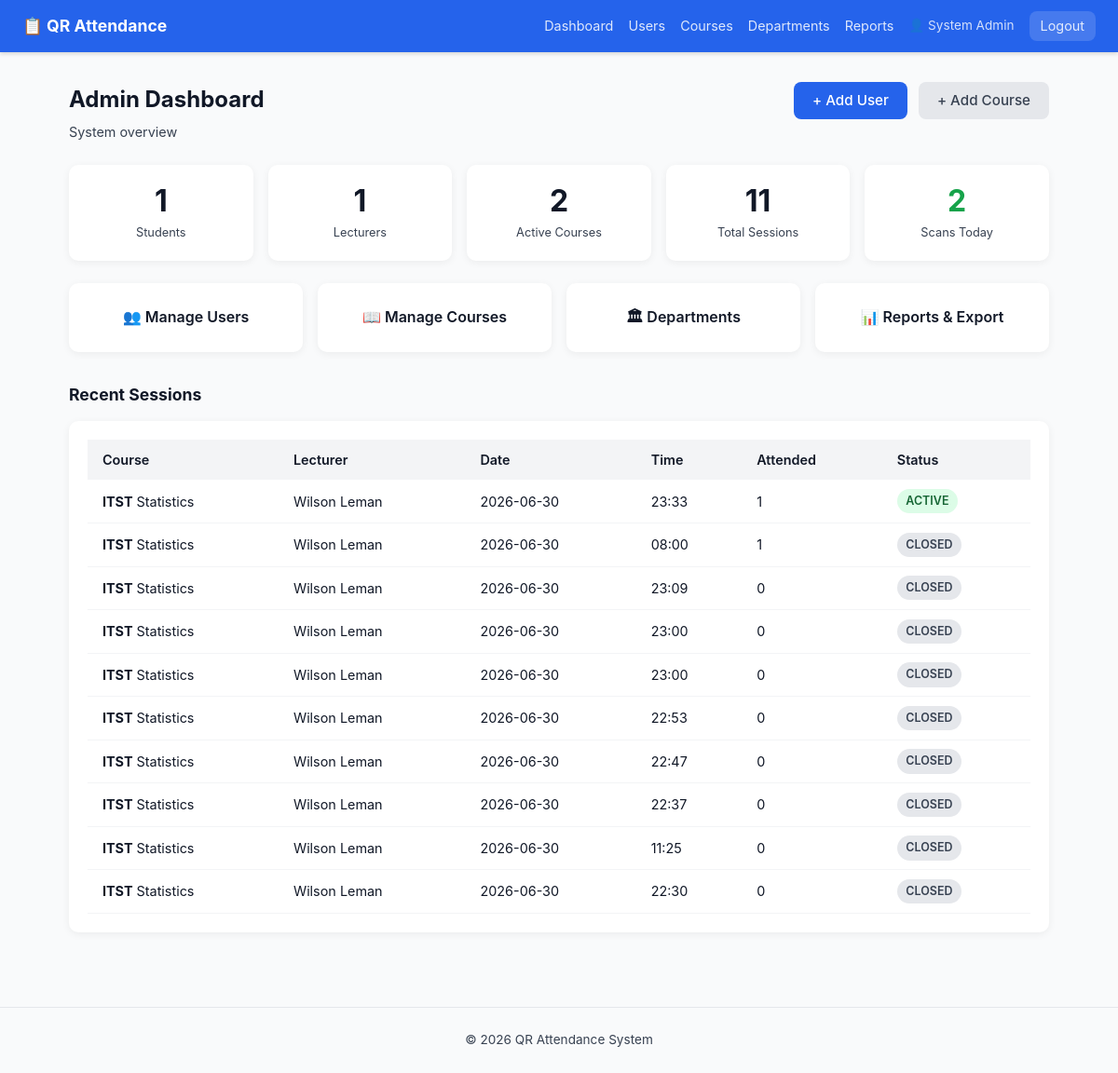
Screenshot of /admin/dashboard (signed in) with the database file from the repository.
### tables this page shows
CREATE TABLE `sessions` (
  `id` int(10) UNSIGNED NOT NULL,
  `course_id` int(10) UNSIGNED NOT NULL,
  `lecturer_id` int(10) UNSIGNED NOT NULL,
  `title` varchar(180) DEFAULT NULL,
  `session_date` date NOT NULL,
  `start_time` time NOT NULL,
  `end_time` time NOT NULL,
  `qr_token` varchar(64) NOT NULL,
  `qr_expires_at` timestamp NOT NULL DEFAULT '1999-12-31 22:00:00',
  `qr_image_path` varchar(255) DEFAULT NULL,
  `status` enum('pending','active','closed') NOT NULL DEFAULT 'pending',
  `created_at` timestamp NOT NULL DEFAULT current_timestamp()
);

CREATE TABLE `courses` (
  `id` int(10) UNSIGNED NOT NULL,
  `department_id` int(10) UNSIGNED DEFAULT NULL,
  `lecturer_id` int(10) UNSIGNED DEFAULT NULL,
  `code` varchar(30) NOT NULL,
  `name` varchar(180) NOT NULL,
  `description` text DEFAULT NULL,
  `credit_hours` tinyint(3) UNSIGNED DEFAULT 3,
  `semester` tinyint(3) UNSIGNED DEFAULT NULL,
  `academic_year` varchar(10) DEFAULT NULL,
  `is_active` tinyint(1) NOT NULL DEFAULT 1,
  `created_at` timestamp NOT NULL DEFAULT current_timestamp()
);

### app/core/Controller.php (called while the page is built, shortened)
<?php
class Controller
{
    public function __construct()
    {
        $this->db = Database::getInstance();
    }
    protected function view(string $view, array $data = []): void
    {
        extract($data, EXTR_SKIP);
        $file = APP_PATH . "/views/{$view}.php";
        require APP_PATH . '/views/layouts/header.php';
        require $file;
        require APP_PATH . '/views/layouts/footer.php';
    }
}

### app/controllers/AdminController.php (called while the page is built, shortened)
<?php
class AdminController extends Controller
{
    public function dashboard(): void
    {
        $stats = [
            'students'  => $this->db->scalar("SELECT COUNT(*) FROM students"),
            'lecturers' => $this->db->scalar("SELECT COUNT(*) FROM lecturers"),
            'courses'   => $this->db->scalar("SELECT COUNT(*) FROM courses WHERE is_active=1"),
            'sessions'  => $this->db->scalar("SELECT COUNT(*) FROM sessions"),
            'today'     => $this->db->scalar(
                "SELECT COUNT(*) FROM attendance WHERE DATE(scanned_at) = CURDATE()"
            ),
        ];
        $recentSessions = $this->db->all(
            "SELECT s.*, c.name AS course_name, c.code AS course_code,
                    u.name AS lecturer_name, COUNT(a.id) AS att_count
               FROM sessions s
               JOIN courses   c ON c.id = s.course_id
               JOIN lecturers l ON l.id = s.lecturer_id
               JOIN users     u ON u.id = l.user_id
               LEFT JOIN attendance a ON a.session_id = s.id
              GROUP BY s.id
              ORDER BY s.created_at DESC LIMIT 10"
        );
        $this->view('admin/dashboard', [
            'user'           => Auth::user(),
            'stats'          => $stats,
            'recentSessions' => $recentSessions,
            'flash'          => $this->getFlash(),
        ]);
    }
}

### public/index.php (called while the page is built, shortened)
<?php
require_once APP_PATH . '/core/Database.php';
require_once APP_PATH . '/core/Controller.php';
require_once APP_PATH . '/core/Router.php';
$router = new Router();
$router->get( '/',         'AuthController@showLogin');
$router->get( '/login',    'AuthController@showLogin');
$router->post('/login',    'AuthController@login');
$router->get( '/register', 'AuthController@showRegister');
$router->post('/register', 'AuthController@register');
$router->get( '/logout',   'AuthController@logout');
$router->get('/attend/:token', 'AttendanceController@scan');
$router->get( '/lecturer/dashboard',            'LecturerController@dashboard',         ['auth','role:lecturer']);
$router->get( '/lecturer/sessions',             'LecturerController@sessions',          ['auth','role:lecturer']);
$router->get( '/lecturer/sessions/create',      'LecturerController@createSessionForm', ['auth','role:lecturer']);
$router->post('/lecturer/sessions/create',      'LecturerController@createSession',     ['auth','role:lecturer']);
$router->post('/lecturer/sessions/:id/activate','LecturerController@activateSession', ['auth','role:lecturer']);
$router->get( '/lecturer/sessions/:id/scan',    'LecturerController@scanView',          ['auth','role:lecturer']);
$router->post('/lecturer/sessions/:id/activate','LecturerController@activateSession',   ['auth','role:lecturer']);
$router->post('/lecturer/sessions/:id/close',   'LecturerController@closeSession',      ['auth','role:lecturer']);
$router->get( '/student/dashboard',    'StudentController@dashboard',   ['auth','role:student']);
$router->get( '/student/courses/:id',  'StudentController@courseDetail',['auth','role:student']);
$router->get( '/admin/dashboard',           'AdminController@dashboard',       ['auth','role:admin']);
$router->get( '/admin/users',               'AdminController@users',           ['auth','role:admin']);
$router->get( '/admin/users/create',        'AdminController@createUserForm',  ['auth','role:admin']);
$router->post('/admin/users/create',        'AdminController@createUser',      ['auth','role:admin']);
$router->post('/admin/users/:id/toggle',    'AdminController@toggleUser',      ['auth','role:admin']);
$router->get( '/admin/courses',             'AdminController@courses',         ['auth','role:admin']);
$router->get( '/admin/courses/create',      'AdminController@createCourseForm',['auth','role:admin']);
$router->post('/admin/courses/create',      'AdminController@createCourse',    ['auth','role:admin']);
$router->post('/admin/courses/:id/toggle',  'AdminController@toggleCourse',    ['auth','role:admin']);
$router->get( '/admin/departments',         'AdminController@departments',     ['auth','role:admin']);
$router->post('/admin/departments/create',  'AdminController@createDepartment',['auth','role:admin']);
$router->get( '/admin/reports',             'AdminController@reports',         ['auth','role:admin']);
$router->get( '/admin/reports/export',      'AdminController@exportReport',    ['auth','role:admin']);
$router->get( '/admin/courses/:id/enrollment', 'AdminController@enrollmentView', ['auth','role:admin']);
$router->post('/admin/courses/:id/enroll',     'AdminController@enrollStudent',  ['auth','role:admin']);
$router->dispatch();

### app/config/database.php (called while the page is built)
<?php
return [
    'driver'   => 'mysql',
    'host'     => $_ENV['DB_HOST']     ?? 'localhost',
    'port'     => $_ENV['DB_PORT']     ?? '3306',
    'database' => $_ENV['DB_NAME']     ?? 'qr_attendance',
    'username' => $_ENV['DB_USER']     ?? 'root',
    'password' => $_ENV['DB_PASS']     ?? '',
    'charset'  => 'utf8mb4',
    'options'  => [
        PDO::ATTR_ERRMODE            => PDO::ERRMODE_EXCEPTION,
        PDO::ATTR_DEFAULT_FETCH_MODE => PDO::FETCH_ASSOC,
        PDO::ATTR_EMULATE_PREPARES   => false,
    ],
];

### app/core/Database.php (called while the page is built, shortened)
<?php
class Database
{
    private static ?Database $instance = null;
    private PDO $pdo;
    private function __construct()
    {
        $config = require APP_PATH . '/config/database.php';
        $dsn = sprintf(
            '%s:host=%s;port=%s;dbname=%s;charset=%s',
            $config['driver'],
            $config['host'],
            $config['port'],
            $config['database'],
            $config['charset']
        );
        try {
            $this->pdo = new PDO($dsn, $config['username'], $config['password'], $config['options']);
        } catch (PDOException $e) {
            error_log('DB connection failed: ' . $e->getMessage());
            throw new RuntimeException('Database connection failed. Check logs for details.');
        }
    }
    public static function getInstance(): self
    {
        if (self::$instance === null) {
            self::$instance = new self();
        }
        return self::$instance;
    }
    private function run(string $sql, array $params = []): PDOStatement
    {
        $stmt = $this->pdo->prepare($sql);
        $stmt->execute($params);
        return $stmt;
    }
    public function all(string $sql, array $params = []): array
    {
        return $this->run($sql, $params)->fetchAll();
    }
    public function scalar(string $sql, array $params = []): mixed
    {
        $row = $this->run($sql, $params)->fetch(PDO::FETCH_NUM);
        return $row ? $row[0] : null;
    }
}

### app/views/admin/dashboard.php (the view, shortened to what this page needs)
<div class="page-header">
    <div>
        <h1>Admin Dashboard</h1>
        <p class="subtitle">System overview</p>
    </div>
    <div class="header-actions">
        <a href="<?= BASE_URL ?>/admin/users/create" class="btn btn-primary">+ Add User</a>
        <a href="<?= BASE_URL ?>/admin/courses/create" class="btn btn-secondary">+ Add Course</a>
    </div>
</div>
<div class="stat-strip">
    <div class="stat-box">
        <span class="stat-num"><?= (int)$stats['students'] ?></span>
        <span class="stat-label">Students</span>
    </div>
    <div class="stat-box">
        <span class="stat-num"><?= (int)$stats['lecturers'] ?></span>
        <span class="stat-label">Lecturers</span>
    </div>
    <div class="stat-box">
        <span class="stat-num"><?= (int)$stats['courses'] ?></span>
        <span class="stat-label">Active Courses</span>
    </div>
    <div class="stat-box">
        <span class="stat-num"><?= (int)$stats['sessions'] ?></span>
        <span class="stat-label">Total Sessions</span>
    </div>
    <div class="stat-box">
        <span class="stat-num text-success"><?= (int)$stats['today'] ?></span>
        <span class="stat-label">Scans Today</span>
    </div>
</div>
<div class="admin-nav-grid">
    <a href="<?= BASE_URL ?>/admin/users"       class="admin-nav-card">👥 Manage Users</a>
    <a href="<?= BASE_URL ?>/admin/courses"     class="admin-nav-card">📖 Manage Courses</a>
    <a href="<?= BASE_URL ?>/admin/departments" class="admin-nav-card">🏛 Departments</a>
    <a href="<?= BASE_URL ?>/admin/reports"     class="admin-nav-card">📊 Reports & Export</a>
</div>
<section class="section">
    <h2 class="section-title">Recent Sessions</h2>
    <div class="card">
        <?php if (empty($recentSessions)): ?>
            <p class="empty">No sessions yet.</p>
        <?php else: ?>
        <table class="table">
            <thead>
                <tr>
                    <th>Course</th>
                    <th>Lecturer</th>
                    <th>Date</th>
                    <th>Time</th>
                    <th>Attended</th>
                    <th>Status</th>
                </tr>
            </thead>
            <tbody>
            <?php foreach ($recentSessions as $s): ?>
                <tr>
                    <td><strong><?= htmlspecialchars($s['course_code']) ?></strong>
                        <?= htmlspecialchars($s['course_name']) ?></td>
                    <td><?= htmlspecialchars($s['lecturer_name']) ?></td>
                    <td><?= htmlspecialchars($s['session_date']) ?></td>
                    <td><?= htmlspecialchars(substr($s['start_time'],0,5)) ?></td>
                    <td><?= (int)$s['att_count'] ?></td>
                    <td><span class="badge badge-<?= $s['status'] ?>"><?= $s['status'] ?></span></td>
                </tr>
            <?php endforeach; ?>
            </tbody>
        </table>
        <?php endif; ?>
    </div>
</section>

### app/core/Router.php (shortened to what this page needs)
<?php
class Router
{
    private array $routes = [];
    private function addRoute(string $method, string $path, string $handler, array $middleware): void
    {
        $this->routes[] = compact('method', 'path', 'pattern', 'handler', 'middleware');
    }
    public function dispatch(): void
{
    $method     = $_SERVER['REQUEST_METHOD'];
    $requestUri = strtok($_SERVER['REQUEST_URI'], '?');
    $scriptDir  = str_replace('\\', '/', dirname($_SERVER['SCRIPT_NAME']));
    $basePath   = rtrim($scriptDir, '/');
    $uri        = '/' . ltrim(substr($requestUri, strlen($basePath)), '/');
    $uri = preg_replace('#^/index\.php(/|$)#', '/', $uri);
    foreach ($this->routes as $route) {
            if ($route['method'] !== $method) {
                continue;
            }
            if (!preg_match($route['pattern'], $uri, $matches)) {
                continue;
            }
            $params = array_filter($matches, 'is_string', ARRAY_FILTER_USE_KEY);
            [$class, $action] = explode('@', $route['handler']);
            $controller = new $class();
            $controller->$action($params);
            return;
        }
    }
}

### public/assets/css/app.css (style rules this page uses)
*, *::before, *::after { box-sizing: border-box; margin: 0; padding: 0; }
:root { --primary: #2563eb; --primary-h: #1d4ed8; --danger: #dc2626; --success: #16a34a; --warning: #d97706; --gray-50: #f9fafb; --gray-100: #f3f4f6; --gray-200: #e5e7eb; --gray-700: #374151; --gray-900: #111827; --radius: 8px; }
body { font-family: -apple-system, BlinkMacSystemFont, 'Segoe UI', Roboto, sans-serif; background: var(--gray-50); color: var(--gray-900); line-height: 1.6; }
.btn { display: inline-block; padding: .5rem 1.25rem; border-radius: var(--radius); border: none; cursor: pointer; font-size: .95rem; font-weight: 500; text-decoration: none; transition: background .15s; }
.btn-primary { background: var(--primary); color: #fff; }
.btn-secondary { background: var(--gray-200); color: var(--gray-700); }
.badge { display: inline-block; padding: .2rem .6rem; border-radius: 99px; font-size: .78rem; font-weight: 600; text-transform: uppercase; }
.badge-active { background: #dcfce7; color: #166534; }
.badge-closed { background: var(--gray-200); color: var(--gray-700); }
.table { width: 100%; border-collapse: collapse; font-size: .9rem; }
.table th { background: var(--gray-100); padding: .65rem 1rem; text-align: left; font-weight: 600; }
.table td { padding: .6rem 1rem; border-bottom: 1px solid var(--gray-100); }
.page-header { display: flex; justify-content: space-between; align-items: flex-start; margin-bottom: 1.5rem; }
.page-header h1 { font-size: 1.5rem; margin-bottom: .25rem; }
.subtitle { color: var(--gray-700); font-size: .9rem; }
.header-actions { display: flex; gap: .75rem; }
.section { margin-top: 2rem; }
.section-title { font-size: 1.1rem; margin-bottom: .85rem; }
.stat-strip { display: grid; grid-template-columns: repeat(auto-fit, minmax(140px, 1fr)); gap: 1rem; margin-bottom: 1.5rem; }
.stat-box { background: #fff; border-radius: 10px; padding: 1.25rem; text-align: center; box-shadow: 0 2px 8px rgba(0,0,0,.06); }
.stat-num { display: block; font-size: 2rem; font-weight: 700; line-height: 1.2; }
.stat-label { display: block; font-size: .8rem; color: var(--gray-700); margin-top: .25rem; }
.text-success { color: var(--success); }
.admin-nav-grid { display: grid; grid-template-columns: repeat(auto-fit, minmax(180px, 1fr)); gap: 1rem; margin-bottom: 2rem; }
.admin-nav-card { background: #fff; border-radius: 10px; padding: 1.5rem; text-align: center; font-weight: 600; text-decoration: none; color: var(--gray-900); box-shadow: 0 2px 8px rgba(0,0,0,.06); transition: box-shadow .15s, transform .15s; }
.card { background: #fff; border-radius: 10px; padding: 1.25rem; box-shadow: 0 2px 8px rgba(0,0,0,.06); overflow-x: auto; }

### rows the page displays
sessions: course.code "ITST", course.name "Statistics", lecturer_name "Wilson Leman", session_date "2026-06-30", start_time "23:33", att_count "1", status "ACTIVE"
sessions: course.code "ITST", course.name "Statistics", lecturer_name "Wilson Leman", session_date "2026-06-30", start_time "08:00", att_count "1", status "CLOSED"
sessions: course.code "ITST", course.name "Statistics", lecturer_name "Wilson Leman", session_date "2026-06-30", start_time "23:09", att_count "0", status "CLOSED"
sessions: course.code "ITST", course.name "Statistics", lecturer_name "Wilson Leman", session_date "2026-06-30", start_time "23:00", att_count "0", status "CLOSED"
sessions: course.code "ITST", course.name "Statistics", lecturer_name "Wilson Leman", session_date "2026-06-30", start_time "23:00", att_count "0", status "CLOSED"
sessions: course.code "ITST", course.name "Statistics", lecturer_name "Wilson Leman", session_date "2026-06-30", start_time "22:53", att_count "0", status "CLOSED"
sessions: course.code "ITST", course.name "Statistics", lecturer_name "Wilson Leman", session_date "2026-06-30", start_time "22:47", att_count "0", status "CLOSED"
sessions: course.code "ITST", course.name "Statistics", lecturer_name "Wilson Leman", session_date "2026-06-30", start_time "22:37", att_count "0", status "CLOSED"
sessions: course.code "ITST", course.name "Statistics", lecturer_name "Wilson Leman", session_date "2026-06-30", start_time "11:25", att_count "0", status "CLOSED"
sessions: course.code "ITST", course.name "Statistics", lecturer_name "Wilson Leman", session_date "2026-06-30", start_time "22:30", att_count "0", status "CLOSED"

### other values shown
$stats['students'] "1"
$stats['lecturers'] "1"
$stats['courses'] "2"
$stats['sessions'] "11"
$stats['today'] "2"
